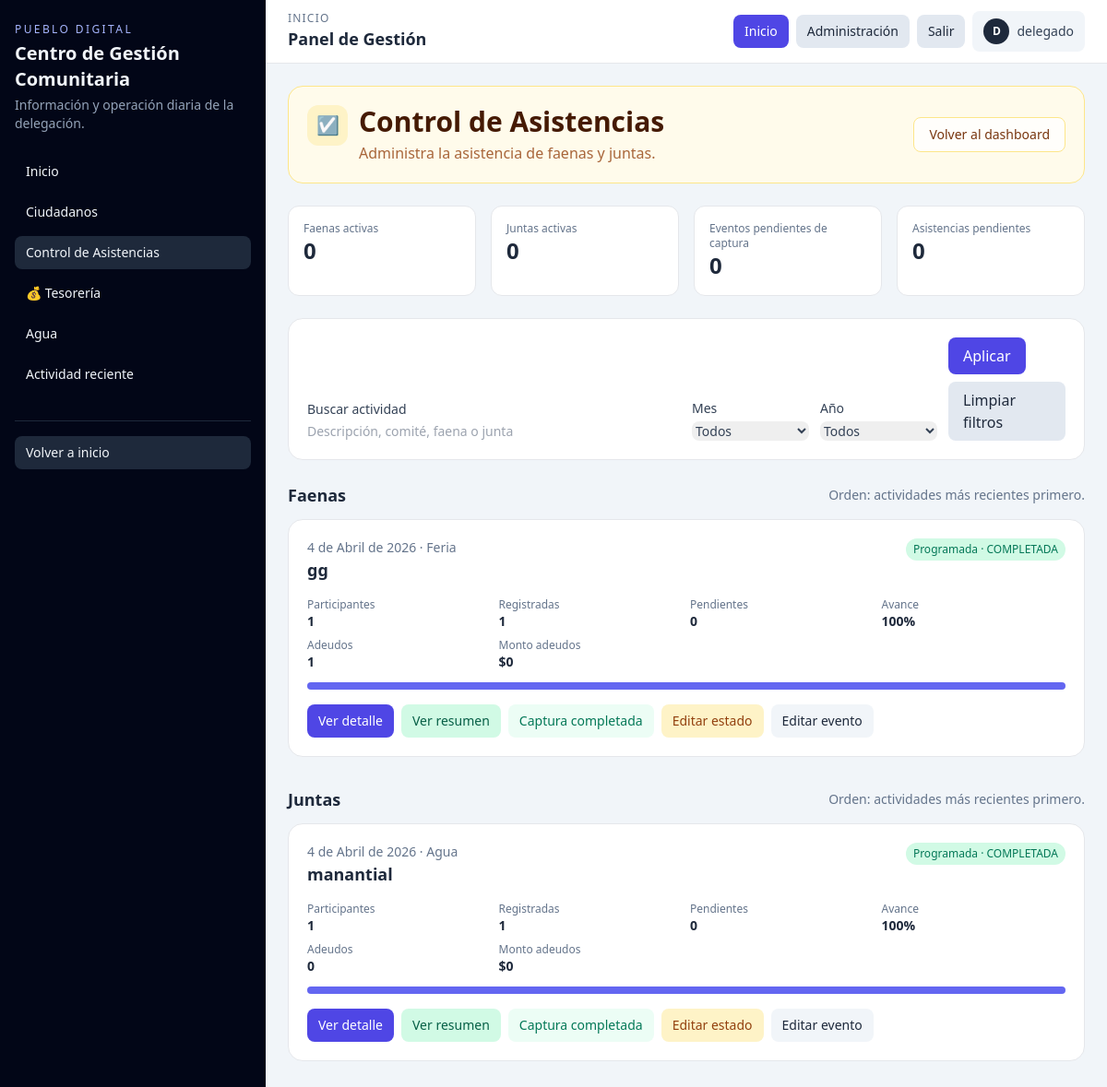
Page /control-asistencias/ (signed in) on the committed database.
### apps/operacion/models.py (models this page shows, shortened)
class Faena(TimeStampedModel):
    class Estados(models.TextChoices):
        PROGRAMADA = 'PROGRAMADA', 'Programada'
        REALIZADA = 'REALIZADA', 'Realizada'
        CANCELADA = 'CANCELADA', 'Cancelada'
    comite = models.ForeignKey(Comite, on_delete=models.CASCADE, related_name='faenas')
    fecha = models.DateField()
    descripcion = models.CharField(max_length=200)
    estado = models.CharField(max_length=20, choices=Estados.choices, default=Estados.PROGRAMADA)
    notas = models.TextField(blank=True)
    class Meta:
        verbose_name = '🛠️ Faena'
        verbose_name_plural = '🛠️ Faenas'
        ordering = ['-fecha']

class Junta(TimeStampedModel):
    class Estados(models.TextChoices):
        PROGRAMADA = 'PROGRAMADA', 'Programada'
        REALIZADA = 'REALIZADA', 'Realizada'
        CANCELADA = 'CANCELADA', 'Cancelada'
    class Tipos(models.TextChoices):
        ORDINARIA = 'ORDINARIA', 'Ordinaria'
        EXTRAORDINARIA = 'EXTRAORDINARIA', 'Extraordinaria'
        INFORMATIVA = 'INFORMATIVA', 'Informativa'
    comite = models.ForeignKey(Comite, on_delete=models.CASCADE, related_name='juntas')
    fecha = models.DateField()
    tipo = models.CharField(max_length=20, choices=Tipos.choices, default=Tipos.ORDINARIA)
    lugar = models.CharField(max_length=150, blank=True)
    tema = models.CharField(max_length=200)
    estado = models.CharField(max_length=20, choices=Estados.choices, default=Estados.PROGRAMADA)
    notas = models.TextField(blank=True)
    class Meta:
        verbose_name = '\U0001F465 Junta'
        verbose_name_plural = '\U0001F465 Juntas'
        ordering = ['-fecha']

### apps/comites/models.py (models this page shows, shortened)
class Comite(TimeStampedModel):
    class Tipos(models.TextChoices):
        AGUA = 'AGUA', 'Agua'
        FERIA = 'FERIA', 'Feria'
        IGLESIA = 'IGLESIA', 'Iglesia'
        DELEGACION = 'DELEGACION', 'Delegación'
    nombre = models.CharField(max_length=100, unique=True)
    tipo = models.CharField(max_length=20, choices=Tipos.choices, default=Tipos.DELEGACION)
    activo = models.BooleanField(default=True)
    descripcion = models.TextField(blank=True)
    class Meta:
        verbose_name = '🏛️ Comité'
        verbose_name_plural = '🏛️ Comités'
        ordering = ['nombre']

### apps/core/views.py (the view)
# urls.py: path('control-asistencias/', control_asistencias, name='control_asistencias'),
@login_required
def control_asistencias(request):
    faenas_qs = _filtrar_eventos_asistencia(
        _attendance_queryset(Faena, "registros", RegistroFaena.Estatus.PENDIENTE),
        request.GET,
        "descripcion",
        "faena",
    )
    juntas_qs = _filtrar_eventos_asistencia(
        _attendance_queryset(Junta, "asistencias", AsistenciaJunta.Estatus.PENDIENTE),
        request.GET,
        "tema",
        "junta",
    )
    faenas_page = _paginate_events(request, faenas_qs, "faenas_page")
    juntas_page = _paginate_events(request, juntas_qs, "juntas_page")
    faenas = _decorate_attendance_events(
        faenas_page.object_list,
        "descripcion",
        "editar_faena_operativa",
        "captura_asistencia_faena",
        "control_asistencias_faena_detalle",
        "generar_registros_faena",
    )
    juntas = _decorate_attendance_events(
        juntas_page.object_list,
        "tema",
        "editar_junta_operativa",
        "captura_asistencia_junta",
        "control_asistencias_junta_detalle",
        "generar_registros_junta",
    )
    return render(
        request,
        "dashboard/control_asistencias.html",
        {
            "resumen": _attendance_summary(faenas, juntas),
            "faenas": faenas,
            "juntas": juntas,
            "faenas_page": faenas_page,
            "juntas_page": juntas_page,
            "filtros": {
                "q": request.GET.get("q", "").strip(),
                "mes": request.GET.get("mes", "todos"),
                "anio": request.GET.get("anio", "todos"),
            },
            "meses": MESES,
            "anios": _attendance_years(),
            "tipo_activo": request.GET.get("tipo", ""),
        },
    )

### apps/core/views.py (called while the page is built, shortened)
def _attendance_queryset(model, relation_name, pending_status):
    return model.objects.select_related("comite").annotate(
        total_participantes=Count(relation_name, distinct=True),
        asistencias_registradas=Count(
            relation_name,
            filter=~Q(**{f"{relation_name}__estatus": pending_status}),
            distinct=True,
        ),
        pendientes=Count(
            relation_name,
            filter=Q(**{f"{relation_name}__estatus": pending_status}),
            distinct=True,
        ),
        cantidad_adeudos=Count(
            relation_name,
            filter=Q(**{f"{relation_name}__genera_adeudo": True}),
            distinct=True,
        ),
        monto_total_adeudos=Sum(
            f"{relation_name}__monto_adeudo",
            filter=Q(**{f"{relation_name}__genera_adeudo": True}),
        ),
    )

def _attendance_summary(faenas, juntas):
    return {
        "faenas_activas": sum(1 for event in faenas if event.estado_operacional != "COMPLETADA"),
        "juntas_activas": sum(1 for event in juntas if event.estado_operacional != "COMPLETADA"),
        "eventos_pendientes": sum(1 for event in [*faenas, *juntas] if event.pendientes > 0),
        "asistencias_pendientes": sum(event.pendientes for event in [*faenas, *juntas]),
    }

def _attendance_years():
    faena_years = Faena.objects.annotate(year=ExtractYear("fecha")).values_list("year", flat=True)
    junta_years = Junta.objects.annotate(year=ExtractYear("fecha")).values_list("year", flat=True)
    return sorted({year for year in chain(faena_years, junta_years) if year}, reverse=True)

def _filtrar_eventos_asistencia(queryset, params, description_field, tipo_actividad):
    q = params.get("q", "").strip()
    mes = params.get("mes", "todos")
    anio = params.get("anio", "todos")
    if mes != "todos" and mes.isdigit():
        queryset = queryset.filter(fecha__month=int(mes))
    if anio != "todos" and anio.isdigit():
        queryset = queryset.filter(fecha__year=int(anio))
    return queryset.order_by("-fecha", "-created_at")

def _paginate_events(request, queryset, page_param):
    page = Paginator(queryset, 12).get_page(request.GET.get(page_param))
    page.previous_querystring = (
        _page_querystring(request, page_param, page.previous_page_number()) if page.has_previous() else ""
    )
    page.next_querystring = (
        _page_querystring(request, page_param, page.next_page_number()) if page.has_next() else ""
    )
    return page

### templates/dashboard/control_asistencias.html (shortened to what this page needs)
{% extends 'dashboard/base_dashboard.html' %}
{% block content %}
{% url 'dashboard_operativo' as dashboard_url %}
{% include 'dashboard/components/module_header.html' with title='Control de Asistencias' subtitle='Administra la asistencia de faenas y juntas.' icon='☑️' color='orange' action_url=dashboard_url action_label='Volver al dashboard' %}
<section class="grid md:grid-cols-4 gap-4 mb-6">
  <article class="bg-white p-4 rounded-xl border"><p class="text-xs text-slate-500">Faenas activas</p><p class="text-2xl font-bold">{{ resumen.faenas_activas }}</p></article>
  <article class="bg-white p-4 rounded-xl border"><p class="text-xs text-slate-500">Juntas activas</p><p class="text-2xl font-bold">{{ resumen.juntas_activas }}</p></article>
  <article class="bg-white p-4 rounded-xl border"><p class="text-xs text-slate-500">Eventos pendientes de captura</p><p class="text-2xl font-bold">{{ resumen.eventos_pendientes }}</p></article>
  <article class="bg-white p-4 rounded-xl border"><p class="text-xs text-slate-500">Asistencias pendientes</p><p class="text-2xl font-bold">{{ resumen.asistencias_pendientes }}</p></article>
</section>
<section class="bg-white rounded-2xl border p-4 md:p-5 mb-6">
  <form method="get" class="grid lg:grid-cols-12 gap-3 items-end">
    <label class="lg:col-span-6 text-sm font-medium text-slate-700">Buscar actividad
      <input type="search" name="q" value="{{ filtros.q }}" placeholder="Descripción, comité, faena o junta" class="mt-1 w-full rounded-lg border-slate-300 focus:border-indigo-500 focus:ring-indigo-500">
    </label>
    <label class="lg:col-span-2 text-sm font-medium text-slate-700">Mes
      <select name="mes" class="mt-1 w-full rounded-lg border-slate-300 focus:border-indigo-500 focus:ring-indigo-500">
        <option value="todos">Todos</option>
      </select>
    </label>
    <label class="lg:col-span-2 text-sm font-medium text-slate-700">Año
      <select name="anio" class="mt-1 w-full rounded-lg border-slate-300 focus:border-indigo-500 focus:ring-indigo-500">
        <option value="todos">Todos</option>
      </select>
    </label>
    <div class="lg:col-span-2 flex flex-wrap gap-2">
      <button class="rounded-lg bg-indigo-600 text-white px-4 py-2">Aplicar</button>
      <a class="rounded-lg bg-slate-200 px-4 py-2" href="{% url 'control_asistencias' %}">Limpiar filtros</a>
    </div>
  </form>
</section>
<div id="faenas" class="{% if tipo_activo == 'juntas' %}opacity-60{% endif %}">{% include 'dashboard/partials/eventos_asistencia.html' with titulo='Faenas' eventos=faenas page_obj=faenas_page empty_message='No hay faenas para seguimiento.' %}</div>
<div id="juntas" class="{% if tipo_activo == 'faenas' %}opacity-60{% endif %}">{% include 'dashboard/partials/eventos_asistencia.html' with titulo='Juntas' eventos=juntas page_obj=juntas_page empty_message='No hay juntas para seguimiento.' %}</div>
{% endblock %}

### templates/dashboard/base_dashboard.html (shortened to what this page needs)
<!doctype html>
<html lang="es">
<head>
  <script src="https://cdn.tailwindcss.com"></script>
</head>
<body class="bg-slate-100 text-slate-800 min-h-screen">
  <div class="min-h-screen lg:flex">
    <aside class="w-full lg:w-72 bg-slate-950 text-slate-100 px-4 py-5 lg:py-6">
      <p class="text-xs uppercase tracking-[.2em] text-indigo-300">Pueblo Digital</p>
      <h1 class="text-xl font-semibold mt-1">Centro de Gestión Comunitaria</h1>
      <p class="text-sm text-slate-400 mt-1">Información y operación diaria de la delegación.</p>
      <nav class="mt-6 space-y-2 text-sm">
        <a href="{% url 'dashboard_operativo' %}" class="block rounded-lg px-3 py-2 {% if request.resolver_match.url_name == 'dashboard_operativo' %}bg-slate-800{% else %}hover:bg-slate-800{% endif %}">Inicio</a>
        <a href="{% url 'padron_ciudadanos' %}" class="block rounded-lg px-3 py-2 {% if request.resolver_match.url_name == 'padron_ciudadanos' %}bg-slate-800{% else %}hover:bg-slate-800{% endif %}">Ciudadanos</a>
        <a href="{% url 'control_asistencias' %}" class="block rounded-lg px-3 py-2 {% if request.resolver_match.url_name == 'control_asistencias' %}bg-slate-800{% else %}hover:bg-slate-800{% endif %}">Control de Asistencias</a>
        <a href="{% url 'tesoreria_operativa' %}" class="block rounded-lg px-3 py-2 {% if 'tesoreria' in request.resolver_match.url_name or request.resolver_match.url_name == 'acreditar_obligacion' %}bg-slate-800{% else %}hover:bg-slate-800{% endif %}">💰 Tesorería</a>
        <a href="{% url 'control_agua' %}" class="block rounded-lg px-3 py-2 {% if request.resolver_match.url_name == 'control_agua' %}bg-slate-800{% else %}hover:bg-slate-800{% endif %}">Agua</a>
        <a href="#actividad-reciente" class="block rounded-lg px-3 py-2 hover:bg-slate-800">Actividad reciente</a>
      </nav>
      <div class="mt-8 border-t border-slate-800 pt-4 space-y-2 text-sm">
        <a href="/" class="block rounded-lg px-3 py-2 bg-slate-800">Volver a inicio</a>
      </div>
    </aside>
    <section class="flex-1 min-w-0">
      <header class="bg-white border-b sticky top-0 z-10">
        <div class="px-4 py-3 md:px-6 flex flex-wrap gap-3 items-center justify-between">
          <div>
            <p class="text-xs uppercase tracking-widest text-slate-500">Inicio</p>
            <h2 class="font-semibold text-lg">Panel de Gestión</h2>
          </div>
          <nav class="flex items-center gap-2 text-sm">
            <a class="px-3 py-2 rounded-lg bg-indigo-600 text-white" href="{% url 'dashboard_operativo' %}">Inicio</a>
            <a class="px-3 py-2 rounded-lg bg-slate-200" href="/admin/">Administración</a>
            <a class="px-3 py-2 rounded-lg bg-slate-200" href="/logout/">Salir</a>
            <span class="inline-flex items-center gap-2 px-3 py-2 rounded-lg bg-slate-100 text-slate-700">
              <span class="flex h-7 w-7 items-center justify-center rounded-full bg-slate-800 text-xs font-semibold text-white" aria-hidden="true">
                {{ request.user.get_username|first|upper }}
              </span>
              <span class="font-medium">{{ request.user.get_full_name|default:request.user.get_username }}</span>
            </span>
          </nav>
        </div>
      </header>
      <main class="px-4 md:px-6 py-6">
        {% block content %}{% endblock %}
      </main>
    </section>
  </div>
</body>
</html>

### templates/dashboard/partials/eventos_asistencia.html (shortened to what this page needs)
<section class="mb-8">
  <div class="flex items-center justify-between mb-3">
    <h4 class="text-lg font-semibold">{{ titulo }}</h4>
    <p class="text-sm text-slate-500">Orden: actividades más recientes primero.</p>
  </div>
  <div class="grid xl:grid-cols-2 gap-4">
    {% for evento in eventos %}
      <article class="bg-white rounded-2xl border p-4 md:p-5">
        <div class="flex justify-between items-start gap-3">
          <div>
            <p class="text-sm text-slate-500">{{ evento.fecha }} · {{ evento.comite.nombre }}</p>
            <h5 class="font-semibold text-lg">{{ evento.descripcion_operativa }}</h5>
          </div>
          <span class="text-xs px-2 py-1 rounded-full {% if evento.pendientes %}bg-amber-100 text-amber-800{% elif evento.estado_operacional == 'COMPLETADA' %}bg-emerald-100 text-emerald-700{% else %}bg-indigo-100 text-indigo-700{% endif %}">{{ evento.get_estado_display }} · {{ evento.estado_operacional }}</span>
        </div>
        <div class="grid sm:grid-cols-4 gap-2 mt-4 text-sm">
          <p><span class="block text-slate-500 text-xs">Participantes</span><strong>{{ evento.total_participantes }}</strong></p>
          <p><span class="block text-slate-500 text-xs">Registradas</span><strong>{{ evento.asistencias_registradas }}</strong></p>
          <p><span class="block text-slate-500 text-xs">Pendientes</span><strong>{{ evento.pendientes }}</strong></p>
          <p><span class="block text-slate-500 text-xs">Avance</span><strong>{{ evento.porcentaje_asistencia }}%</strong></p>
          <p><span class="block text-slate-500 text-xs">Adeudos</span><strong>{{ evento.cantidad_adeudos }}</strong></p>
          <p><span class="block text-slate-500 text-xs">Monto adeudos</span><strong>${{ evento.monto_total_adeudos }}</strong></p>
        </div>
        <div class="mt-3 h-2 rounded-full bg-slate-100 overflow-hidden"><div class="h-full bg-indigo-500" style="width: {{ evento.porcentaje_asistencia }}%"></div></div>
        <div class="mt-4 flex flex-wrap gap-2 text-sm">
          <a href="{{ evento.detail_url }}" class="px-3 py-2 rounded-lg bg-indigo-600 text-white">Ver detalle</a>
          {% if evento.total_participantes == 0 %}<a href="{{ evento.generate_url }}" class="px-3 py-2 rounded-lg bg-slate-200">Generar registros</a>{% elif evento.pendientes > 0 and evento.can_capture %}<a href="{{ evento.capture_url }}" class="px-3 py-2 rounded-lg bg-slate-200">Capturar asistencia</a><a href="{{ evento.sequential_capture_url }}" class="px-3 py-2 rounded-lg bg-emerald-600 text-white">Captura presencial</a>{% elif evento.pendientes == 0 %}<a href="{{ evento.sequential_capture_url }}" class="px-3 py-2 rounded-lg bg-emerald-100 text-emerald-800">Ver resumen</a><span class="px-3 py-2 rounded-lg bg-emerald-50 text-emerald-700">Captura completada</span>{% endif %}
          <a href="{{ evento.estado_edit_url }}" class="px-3 py-2 rounded-lg bg-amber-100 text-amber-800">Editar estado</a>
          <a href="{{ evento.admin_change_url }}" class="px-3 py-2 rounded-lg bg-slate-100">Editar evento</a>
        </div>
      </article>
    {% empty %}
      <article class="bg-white rounded-xl border p-6 text-slate-500">{{ empty_message }}</article>
    {% endfor %}
  </div>
</section>

### rows in the picture
Faena: fecha "4 de Abril de 2026", comite.nombre "Feria", descripcion_operativa "gg", estado "Programada", estado_operacional "COMPLETADA", total_participantes "1", asistencias_registradas "1", pendientes "0", porcentaje_asistencia "100", cantidad_adeudos "1", monto_total_adeudos "0"
Junta: fecha "4 de Abril de 2026", comite.nombre "Agua", descripcion_operativa "manantial", estado "Programada", estado_operacional "COMPLETADA", total_participantes "1", asistencias_registradas "1", pendientes "0", porcentaje_asistencia "100", cantidad_adeudos "0", monto_total_adeudos "0"

### other values in the picture
{{ request.user.get_username|first|upper }} "D"
{{ request.user.get_full_name|default:request.user.get_username }} "delegado"
{{ icon }} "☑️"
{{ title }} "Control de Asistencias"
{{ subtitle }} "Administra la asistencia de faenas y juntas."
{{ action_label }} "Volver al dashboard"
{{ resumen.faenas_activas }} "0"
{{ resumen.juntas_activas }} "0"
{{ resumen.eventos_pendientes }} "0"
{{ resumen.asistencias_pendientes }} "0"
{{ titulo }} "Faenas Juntas"
